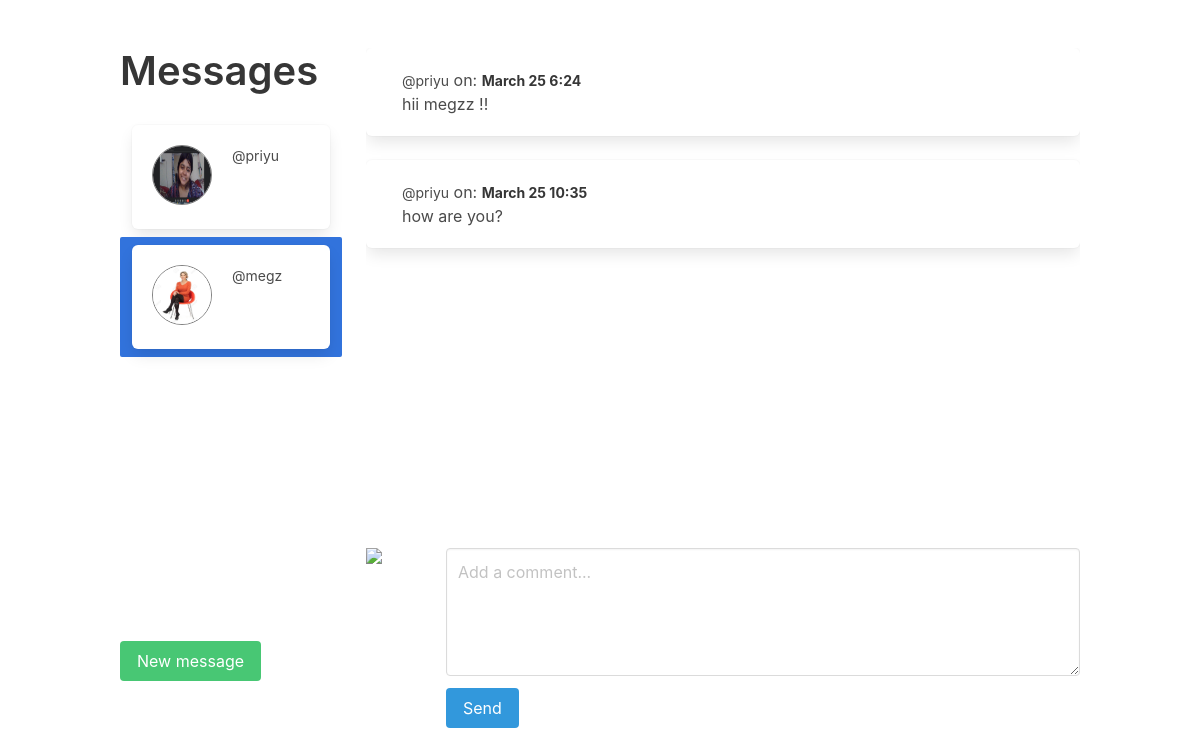
Screenshot of /direct/directs/megz (signed in) with the database file from the repository.
### mainApp/models.py (models this page shows, shortened)
class Profile(models.Model):
    user=models.OneToOneField(User,on_delete=models.CASCADE)
    image=models.ImageField(default='default.jpg',upload_to='profile_pics')

### direct/models.py (models this page shows, shortened)
class Message(models.Model):
	user = models.ForeignKey(User, on_delete=models.CASCADE, related_name='user')
	sender = models.ForeignKey(User, on_delete=models.CASCADE, related_name='from_user')
	recipient = models.ForeignKey(User, on_delete=models.CASCADE, related_name='to_user')
	body = models.TextField(max_length=1000, blank=True, null=True)
	date = models.DateTimeField(auto_now_add=True)
	is_read = models.BooleanField(default=False)
	def get_messages(user):
		messages = Message.objects.filter(user=user).values('recipient').annotate(last=Max('date')).order_by('-last')
		users = []
		for message in messages:
			users.append({
				'user': User.objects.get(pk=message['recipient']),
				'last': message['last'],
				'unread': Message.objects.filter(user=user, recipient__pk=message['recipient'], is_read=False).count()
				})
		return users

### direct/views.py (the view)
# urls.py: path('directs/<username>', Directs, name='directs'),
@login_required
def Directs(request, username):
	user = request.user
	messages = Message.get_messages(user=user)
	active_direct = username
	directs = Message.objects.filter(user=user, recipient__username=username)
	directs.update(is_read=True)
	for message in messages:
		if message['user'].username == username:
			message['unread'] = 0
	context = {
		'directs': directs,
		'messages': messages,
		'active_direct':active_direct,
	}
	template = loader.get_template('direct.html')
	return HttpResponse(template.render(context, request))

### mainApp/templates/direct.html (shortened to what this page needs)
{% extends 'base.html' %}
{% load static %}
{% block content %}
  <div class="columns is-mobile">
  <div class="column is-one-quarter">
  <aside class="menu">
    <h1 class="title is-2">
    Messages
    </h1>
  <ul style="overflow-y: scroll; height: 500px" class="menu-list">
{% for message in messages %}
<a class="{% if active_direct == message.user.username %}is-active{% endif %}" href="{% url 'directs' message.user.username %}">
<div class="box">
  <article class="media">
    <div class="media-left">
      <figure class="image is-64x64">
          {% if message.user.profile.image.url%}
          <img style="border-radius: 50%;height:60px;width:60px;border:1px solid grey"src="{{message.user.profile.image.url}}">
          {% else %}
            <img src="https://thumbs.dreamstime.com/b/default-avatar-profile-flat-icon-vector-contact-symbol-illustration-184752213.jpg" alt="Placeholder image">
          {% endif %}
      </figure>
    </div>
    <div class="media-content">
      <div class="content">
        <p>
          <strong>{{ message.user.profile.first_name }} {{ message.user.profile.last_name }}</strong> <small>@{{ message.user.username }}</small>
        </p>
      </div>
    </div>
  </article>
</div>
</a>
{% endfor %}
  </ul>
  </aside>
<br>
<a href="{% url 'usersearch' %}" class="button is-success">New message</a>
</div>
<div class="column">
<div style="overflow-y: scroll; height: 500px">
{% for direct in directs %}
<div class="box">
  <article class="media">
    <div class="media-content">
      <div class="content">
        <p>
          <strong>{{ direct.sender.profile.first_name }} {{ direct.sender.profile.last_name }}</strong> <small>@{{ direct.sender.username }}</small> on: <strong><small>{{ direct.date|date:'N d G:i'}}</small></strong>
        </p>
        {{ direct.body }}
      </div>
    </div>
  </article>
</div>
{% endfor %}
</div>
<form role="form" method="POST" action="{% url 'send_direct' %}">
<article class="media">
  <figure class="media-left">
    <p class="image is-64x64">
      <img src="https://thumbs.dreamstime.com/b/default-avatar-profile-flat-icon-vector-contact-symbol-illustration-184752213.jpg">
    </p>
  </figure>
  <div class="media-content">
    <div class="field">
      <p class="control">
        <textarea class="textarea" name="body" placeholder="Add a comment..."></textarea>
      </p>
    </div>
    <nav class="level">
      <div class="level-left">
        <div class="level-item">
          <button type="submit" name="action" class="button is-info">Send</buttom>
        </div>
      </div>
    </nav>
  </div>
</article>
</form>
</div>
</div>
{% endblock %}

### static/css/style.css (style rules this page uses)
* { box-sizing:border-box }

### rows the page displays
Message: sender.username "priyu", date "March 25 6:24", body "hii megzz !!"
Message: sender.username "priyu", date "March 25 10:35", body "how are you?"

### other values shown
{{ message.user.username }} "priyu"
{{ message.user.username }} "megz"
